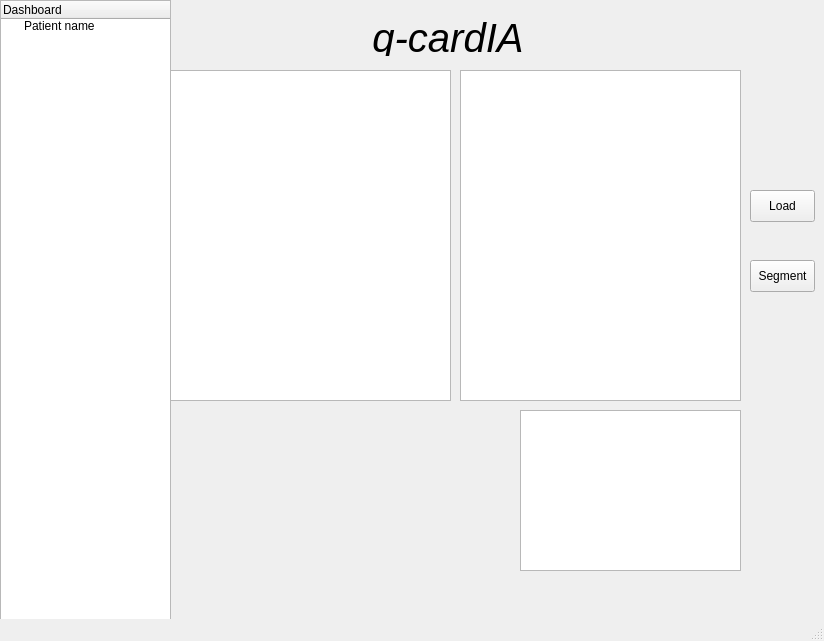
<?xml version="1.0" encoding="UTF-8"?>
<ui version="4.0">
 <class>MainWindow</class>
 <widget class="QMainWindow" name="MainWindow">
  <property name="geometry">
   <rect>
    <x>0</x>
    <y>0</y>
    <width>824</width>
    <height>641</height>
   </rect>
  </property>
  <property name="windowTitle">
   <string>MainWindow</string>
  </property>
  <widget class="QWidget" name="centralwidget">
   <widget class="QTreeWidget" name="treeWidget">
    <property name="geometry">
     <rect>
      <x>0</x>
      <y>0</y>
      <width>171</width>
      <height>641</height>
     </rect>
    </property>
    <property name="sizePolicy">
     <sizepolicy hsizetype="Preferred" vsizetype="Preferred">
      <horstretch>0</horstretch>
      <verstretch>0</verstretch>
     </sizepolicy>
    </property>
    <property name="animated">
     <bool>true</bool>
    </property>
    <property name="expandsOnDoubleClick">
     <bool>true</bool>
    </property>
    <column>
     <property name="text">
      <string>Dashboard</string>
     </property>
    </column>
    <item>
     <property name="text">
      <string>Patient name</string>
     </property>
     <property name="flags">
      <set>ItemIsDragEnabled|ItemIsDropEnabled|ItemIsUserCheckable|ItemIsEnabled</set>
     </property>
    </item>
   </widget>
   <widget class="QGraphicsView" name="graphicsView">
    <property name="geometry">
     <rect>
      <x>170</x>
      <y>70</y>
      <width>281</width>
      <height>331</height>
     </rect>
    </property>
    <property name="accessibleName">
     <string>graphicsView</string>
    </property>
   </widget>
   <widget class="QWidget" name="widget" native="true">
    <property name="geometry">
     <rect>
      <x>720</x>
      <y>180</y>
      <width>89</width>
      <height>146</height>
     </rect>
    </property>
    <layout class="QVBoxLayout" name="verticalLayout_2"/>
   </widget>
   <widget class="QGraphicsView" name="graphicsView_2">
    <property name="geometry">
     <rect>
      <x>460</x>
      <y>70</y>
      <width>281</width>
      <height>331</height>
     </rect>
    </property>
    <property name="accessibleName">
     <string>graphicsView</string>
    </property>
   </widget>
   <widget class="QLabel" name="label_27">
    <property name="geometry">
     <rect>
      <x>260</x>
      <y>20</y>
      <width>376</width>
      <height>36</height>
     </rect>
    </property>
    <property name="font">
     <font>
      <pointsize>30</pointsize>
      <italic>true</italic>
      <bold>false</bold>
      <underline>false</underline>
      <strikeout>false</strikeout>
     </font>
    </property>
    <property name="text">
     <string>q-cardIA</string>
    </property>
    <property name="alignment">
     <set>Qt::AlignmentFlag::AlignCenter</set>
    </property>
   </widget>
   <widget class="QTableView" name="tableView">
    <property name="geometry">
     <rect>
      <x>520</x>
      <y>410</y>
      <width>221</width>
      <height>161</height>
     </rect>
    </property>
   </widget>
   <widget class="QPushButton" name="load_button">
    <property name="geometry">
     <rect>
      <x>750</x>
      <y>190</y>
      <width>65</width>
      <height>32</height>
     </rect>
    </property>
    <property name="toolTip">
     <string>&lt;html&gt;&lt;head/&gt;&lt;body&gt;&lt;p&gt;Tool Tip&lt;/p&gt;&lt;/body&gt;&lt;/html&gt;</string>
    </property>
    <property name="whatsThis">
     <string>&lt;html&gt;&lt;head/&gt;&lt;body&gt;&lt;p&gt;Whats this&lt;/p&gt;&lt;/body&gt;&lt;/html&gt;</string>
    </property>
    <property name="accessibleName">
     <string>load_or_save_button</string>
    </property>
    <property name="text">
     <string>Load</string>
    </property>
   </widget>
   <widget class="QPushButton" name="seg_button">
    <property name="geometry">
     <rect>
      <x>750</x>
      <y>260</y>
      <width>65</width>
      <height>32</height>
     </rect>
    </property>
    <property name="accessibleName">
     <string>load_or_save_button</string>
    </property>
    <property name="text">
     <string>Segment</string>
    </property>
   </widget>
  </widget>
  <widget class="QMenuBar" name="menubar">
   <property name="geometry">
    <rect>
     <x>0</x>
     <y>0</y>
     <width>824</width>
     <height>37</height>
    </rect>
   </property>
  </widget>
  <widget class="QStatusBar" name="statusbar"/>
 </widget>
 <resources/>
 <connections/>
</ui>
